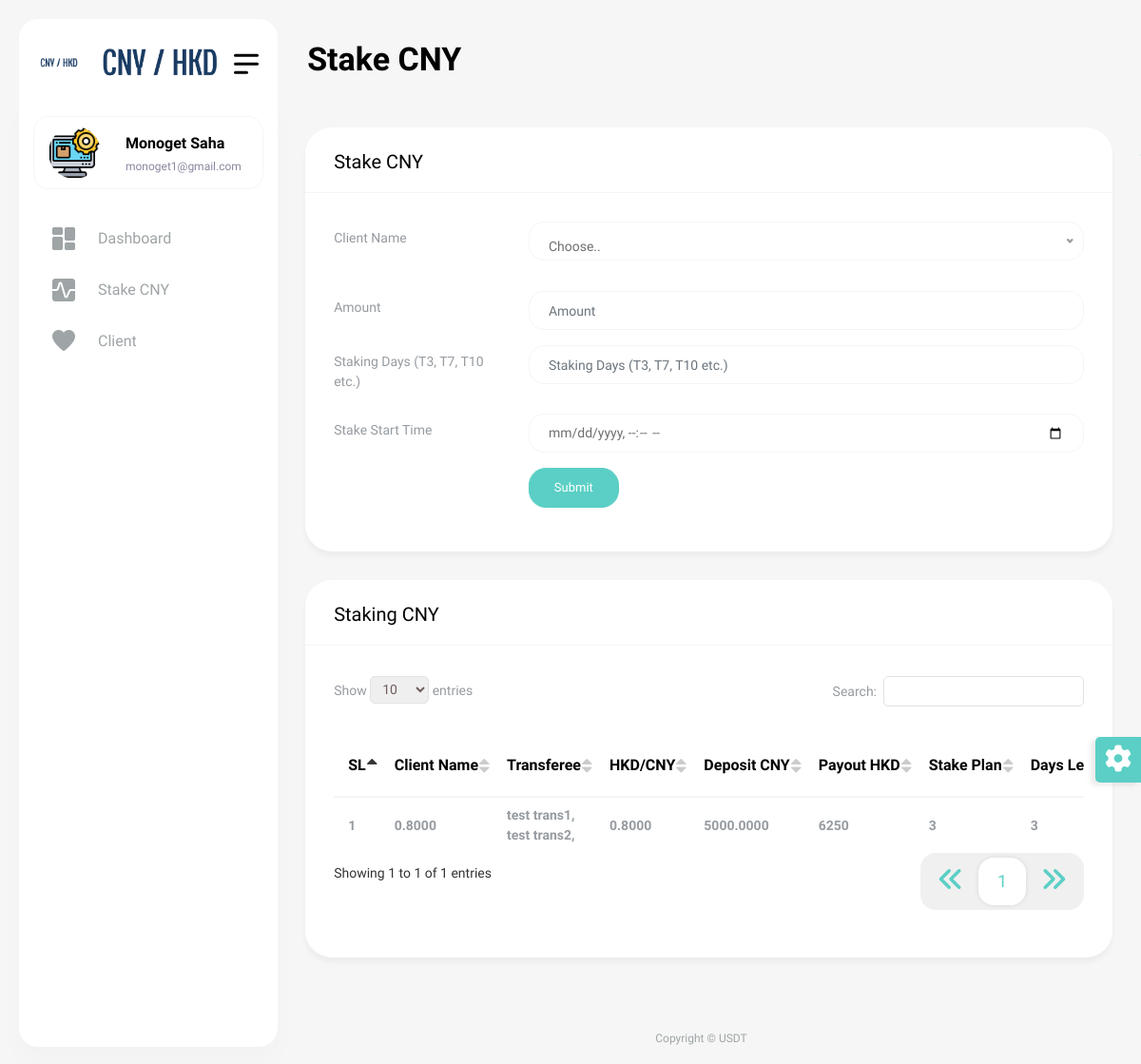
/stake-cny.php (signed in), run on the app's committed database.
### tables this page shows
CREATE TABLE `stake` (
  `id` int(11) NOT NULL,
  `client_id` int(11) NOT NULL,
  `conversion_rate` double(10,4) NOT NULL,
  `amount` double(10,4) NOT NULL,
  `staking_days` int(11) NOT NULL,
  `status` varchar(20) NOT NULL DEFAULT 'Pending',
  `inserted_at` datetime NOT NULL,
  `updated_at` timestamp NOT NULL DEFAULT current_timestamp() ON UPDATE current_timestamp()
);

CREATE TABLE `client` (
  `id` int(11) NOT NULL,
  `client_name` varchar(100) NOT NULL,
  `phone` varchar(25) NOT NULL,
  `trasferee` varchar(200) NOT NULL,
  `inserted_at` datetime NOT NULL,
  `updated_at` timestamp NOT NULL DEFAULT current_timestamp() ON UPDATE current_timestamp()
);

### stake-cny.php (the view, shortened to what the rows shown need)
<?php
require_once("include/dbController.php");
$db_handle = new DBController();
?>
<!DOCTYPE html>
<html lang="en">
<head>
    <?php require_once('include/css.php'); ?>
</head>
<body>
<div id="main-wrapper">
    <?php require_once('include/navbar.php'); ?>
    <div class="content-body">
        <div class="container-fluid">
            <div class="row invoice-card-row">
                <?php if(isset($_GET['todayCheck'])) {
                    ?>
                    <div class="col-12">
                        <div class="card">
                            <div class="card-header">
                                <h4 class="card-title">Staking CNY</h4>
                            </div>
                            <div class="card-body">
                                <div class="table-responsive">
                                    <table id="example4" class="display" style="min-width: 845px">
                                        <thead>
                                        <tr>
                                            <th>SL</th>
                                            <th>Client Name</th>
                                            <th>Transferee</th>
                                            <th>HKD/CNY</th>
                                            <th>Deposit CNY</th>
                                            <th>Payout HKD</th>
                                            <th>Stake Plan</th>
                                            <th>Days Left</th>
                                            <th>Status</th>
                                            <th>Inserted Time</th>
                                            <th>Updated Time</th>
                                            <th>Withdraw</th>
                                            <th>Deposit</th>
                                        </tr>
                                        </thead>
                                        <tbody>
                                        <?php
                                        $cny_data = $db_handle->runQuery("SELECT * FROM client as c,stake as s where s.client_id=c.id order by s.id desc");
                                        $row_count = $db_handle->numRows("SELECT * FROM stake as s, client as c where s.client_id=c.id order by s.id desc");
                                        for ($i = 0; $i < $row_count; $i++) {
                                            $days = 0;
                                            if ($cny_data[$i]["status"] == 'Pending') {
                                                $today = date("Y-m-d H:i:s");
                                                $earlier = new DateTime($today);
                                                $later = new DateTime($cny_data[$i]["inserted_at"]);
                                                $days = $later->diff($earlier)->format("%a");
                                            }
                                            if ((int)$cny_data[$i]["staking_days"] - (int)$days < 0) {
                                                ?>
                                                <tr>
                                                    <td><?php echo $i + 1; ?></td>
                                                    <td><?php echo $cny_data[$i]["conversion_rate"]; ?></td>
                                                    <td><?php echo $cny_data[$i]["trasferee"]; ?></td>
                                                    <td><?php echo $cny_data[$i]["conversion_rate"]; ?></td>
                                                    <td><?php echo $cny_data[$i]["amount"]; ?></td>
                                                    <td>
                                                        <?php
                                                        $d_usdt = $cny_data[$i]["amount"];
                                                        $w_usdt = $cny_data[$i]["amount"];
                                                        $days = 0;
                                                        if ($cny_data[$i]["status"] == 'Pending') {
                                                            $today = date("Y-m-d H:i:s");
                                                            $earlier = new DateTime($today);
                                                            $later = new DateTime($cny_data[$i]["inserted_at"]);
                                                            $days = $later->diff($earlier)->format("%a");
                                                            if ($days >= 7) {
                                                                $w_usdt = ((8 / 10000) * $days) + (double)$d_usdt;
                                                            }
                                                        }
                                                        echo round(($w_usdt / $cny_data[$i]["conversion_rate"]), 4);
                                                        ?>
                                                    </td>
                                                    <td><?php echo $cny_data[$i]["staking_days"]; ?></td>
                                                    <td><?php echo $cny_data[$i]["staking_days"] - $days; ?></td>
                                                    <td>
                                                        <?php
                                                        if ($cny_data[$i]["status"] == 'Pending') {
                                                            ?>
                                                            <span class="badge light badge-info">Pending</span>
                                                            <?php
                                                        } else {
                                                            ?>
                                                            <span class="badge light badge-success">Approve</span>
                                                            <?php
                                                        }
                                                        ?>
                                                    </td>
                                                    <td>
                                                        <?php
                                                        $insert_time = new DateTime($cny_data[$i]["inserted_at"]);
                                                        $new = $insert_time->format('d/m/Y h:i:s a');
                                                        echo $new;
                                                        ?>
                                                    </td>
                                                    <td>
                                                        <?php
                                                        $newDate = date('Y-m-d H:i:s', strtotime($cny_data[$i]["updated_at"] . ' + 8 hours'));
                                                        $update_time = new DateTime($newDate);
                                                        $update = $update_time->format('d/m/Y h:i:s a');
                                                        if ($new != $update) {
                                                            echo $update;
                                                        }
                                                        ?>
                                                    </td>
                                                    <td>
                                                        <a href="Insert?withdrawStakeID=<?php echo $cny_data[$i]["id"]; ?>"
                                                           class="btn btn-primary">Withdraw</a>
                                                    </td>
                                                    <td>
                                                        <a href="Insert?depositStakeID=<?php echo $cny_data[$i]["id"]; ?>"
                                                           class="btn btn-secondary">Deposit</a>
                                                    </td>
                                                </tr>
                                                <?php
                                            }
                                        }
                                        ?>
                                        </tbody>
                                    </table>
                                </div>
                            </div>
                        </div>
                    </div>
                    <?php
                } else {
                    ?>
                                                    <?php
                                                    $client = $db_handle->runQuery("SELECT * FROM client order by id desc");
                                                        ?>
                    <div class="col-12">
                        <div class="card">
                            <div class="card-body">
                                <div class="table-responsive">
                                    <table id="example4" class="display" style="min-width: 845px">
                                        <thead>
                                        <tr>
                                            <th>SL</th>
                                            <th>Client Name</th>
                                            <th>Transferee</th>
                                            <th>HKD/CNY</th>
                                            <th>Deposit CNY</th>
                                            <th>Payout HKD</th>
                                            <th>Stake Plan</th>
                                            <th>Days Left</th>
                                        </tr>
                                        </thead>
                                        <tbody>
                                        <?php
                                        $cny_data = $db_handle->runQuery("SELECT * FROM client as c,stake as s where s.client_id=c.id order by s.id desc");
                                        $row_count = $db_handle->numRows("SELECT * FROM stake as s, client as c where s.client_id=c.id order by s.id desc");
                                        for ($i = 0; $i < $row_count; $i++) {
                                            ?>
                                            <tr>
                                                <td><?php echo $i + 1; ?></td>
                                                <td><?php echo $cny_data[$i]["conversion_rate"]; ?></td>
                                                <td><?php echo $cny_data[$i]["trasferee"]; ?></td>
                                                <td><?php echo $cny_data[$i]["conversion_rate"]; ?></td>
                                                <td><?php echo $cny_data[$i]["amount"]; ?></td>
                                                <td><?php
                                                    $w_usdt = $cny_data[$i]["amount"];
                                                    $days = 0;
                                                    if ($cny_data[$i]["status"] == 'Pending') {
                                                        $today = date("Y-m-d H:i:s");
                                                        $earlier = new DateTime($today);
                                                        $later = new DateTime($cny_data[$i]["inserted_at"]);
                                                        $days = $later->diff($earlier)->format("%a");
                                                    }
                                                    echo round(($w_usdt / $cny_data[$i]["conversion_rate"]), 4);
                                                    ?>
                                                </td>
                                                <td><?php echo $cny_data[$i]["staking_days"]; ?></td>
                                                <td><?php echo $cny_data[$i]["staking_days"] - $days; ?></td>
                                            </tr>
                                            <?php
                                        }
                                        ?>
                                        </tbody>
                                    </table>
                                </div>
                            </div>
                        </div>
                    </div>
                    <?php
                }
                ?>
            </div>
        </div>
    </div>
</div>
</body>
</html>

### include/navbar.php (shortened to what the rows shown need)
<div class="dlabnav">
    <div class="dlabnav-scroll">
        <ul class="metismenu" id="menu">
            <li class="dropdown header-profile">
                <a class="nav-link" href="javascript:void(0);" role="button" data-bs-toggle="dropdown">
                    <?php $data = $db_handle->runQuery("SELECT * FROM admin_login where id={$_SESSION['userid']}"); ?>
                    <img src="<?php echo $data[0]["image"]; ?>" width="20" alt=""/>
                    <div class="header-info ms-3">
                        <span class="font-w600 "><b><?php echo $data[0]["name"]; ?></b></span>
                        <small class="text-end font-w400"><?php echo $data[0]["email"]; ?></small>
                    </div>
                </a>
            </li>
        </ul>
    </div>
</div>

### data on the page
stake: conversion_rate "0.8000", client.trasferee "test trans1, test trans2,", amount "5000.0000", $w_usdt / $cny_data[$i]["conversion_rate"] "6250", staking_days "3", $cny_data[$i]['staking_days']-$days "3"

### other printed values
$data[0]["name"] "Monoget Saha"
$data[0]["email"] "monoget1@gmail.com"
